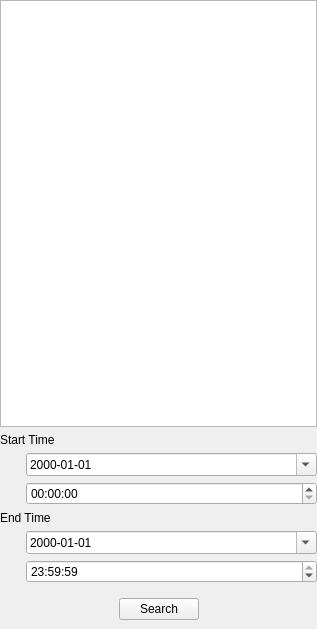
<?xml version="1.0" encoding="UTF-8"?>
<ui version="4.0">
 <class>PlaybackSplit</class>
 <widget class="QWidget" name="PlaybackSplit">
  <property name="geometry">
   <rect>
    <x>0</x>
    <y>0</y>
    <width>317</width>
    <height>629</height>
   </rect>
  </property>
  <property name="windowTitle">
   <string>Form</string>
  </property>
  <layout class="QVBoxLayout" name="verticalLayout">
   <property name="leftMargin">
    <number>0</number>
   </property>
   <property name="topMargin">
    <number>0</number>
   </property>
   <property name="rightMargin">
    <number>0</number>
   </property>
   <property name="bottomMargin">
    <number>0</number>
   </property>
   <item>
    <widget class="TreeView" name="treeView_channel">
     <property name="sizePolicy">
      <sizepolicy hsizetype="Expanding" vsizetype="Expanding">
       <horstretch>0</horstretch>
       <verstretch>1</verstretch>
      </sizepolicy>
     </property>
    </widget>
   </item>
   <item>
    <widget class="QWidget" name="widget" native="true">
     <layout class="QGridLayout" name="gridLayout_4">
      <property name="leftMargin">
       <number>0</number>
      </property>
      <property name="topMargin">
       <number>0</number>
      </property>
      <property name="rightMargin">
       <number>0</number>
      </property>
      <property name="bottomMargin">
       <number>0</number>
      </property>
      <item row="2" column="1">
       <widget class="MyTimeEdit" name="timeEdit_start">
        <property name="displayFormat">
         <string>HH:mm:ss</string>
        </property>
       </widget>
      </item>
      <item row="1" column="1">
       <widget class="MyDateEdit" name="dateEdit_start">
        <property name="sizePolicy">
         <sizepolicy hsizetype="Minimum" vsizetype="Fixed">
          <horstretch>1</horstretch>
          <verstretch>0</verstretch>
         </sizepolicy>
        </property>
        <property name="displayFormat">
         <string>yyyy-MM-dd</string>
        </property>
        <property name="calendarPopup">
         <bool>true</bool>
        </property>
       </widget>
      </item>
      <item row="5" column="1">
       <widget class="MyTimeEdit" name="timeEdit_end">
        <property name="displayFormat">
         <string>HH:mm:ss</string>
        </property>
        <property name="time">
         <time>
          <hour>23</hour>
          <minute>59</minute>
          <second>59</second>
         </time>
        </property>
       </widget>
      </item>
      <item row="4" column="1">
       <widget class="MyDateEdit" name="dateEdit_end">
        <property name="displayFormat">
         <string>yyyy-MM-dd</string>
        </property>
        <property name="calendarPopup">
         <bool>true</bool>
        </property>
       </widget>
      </item>
      <item row="0" column="0" colspan="2">
       <widget class="QLabel" name="label_startTime">
        <property name="text">
         <string>Start Time</string>
        </property>
       </widget>
      </item>
      <item row="3" column="0" colspan="2">
       <widget class="QLabel" name="label_endTime">
        <property name="text">
         <string>End Time</string>
        </property>
       </widget>
      </item>
      <item row="1" column="0">
       <spacer name="horizontalSpacer_11">
        <property name="orientation">
         <enum>Qt::Horizontal</enum>
        </property>
        <property name="sizeType">
         <enum>QSizePolicy::Fixed</enum>
        </property>
        <property name="sizeHint" stdset="0">
         <size>
          <width>20</width>
          <height>20</height>
         </size>
        </property>
       </spacer>
      </item>
     </layout>
    </widget>
   </item>
   <item>
    <layout class="QHBoxLayout" name="horizontalLayout_3">
     <property name="topMargin">
      <number>9</number>
     </property>
     <property name="bottomMargin">
      <number>9</number>
     </property>
     <item>
      <spacer name="horizontalSpacer_12">
       <property name="orientation">
        <enum>Qt::Horizontal</enum>
       </property>
       <property name="sizeHint" stdset="0">
        <size>
         <width>40</width>
         <height>20</height>
        </size>
       </property>
      </spacer>
     </item>
     <item>
      <widget class="MyPushButton" name="pushButton_search">
       <property name="text">
        <string>Search</string>
       </property>
      </widget>
     </item>
     <item>
      <spacer name="horizontalSpacer_13">
       <property name="orientation">
        <enum>Qt::Horizontal</enum>
       </property>
       <property name="sizeHint" stdset="0">
        <size>
         <width>40</width>
         <height>20</height>
        </size>
       </property>
      </spacer>
     </item>
    </layout>
   </item>
  </layout>
 </widget>
 <customwidgets>
  <customwidget>
   <class>MyPushButton</class>
   <extends>QPushButton</extends>
   <header>mypushbutton.h</header>
  </customwidget>
  <customwidget>
   <class>MyDateEdit</class>
   <extends>QDateEdit</extends>
   <header>mydateedit.h</header>
  </customwidget>
  <customwidget>
   <class>MyTimeEdit</class>
   <extends>QTimeEdit</extends>
   <header>mytimeedit.h</header>
  </customwidget>
  <customwidget>
   <class>TreeView</class>
   <extends>QTreeView</extends>
   <header>treeview.h</header>
  </customwidget>
 </customwidgets>
 <tabstops>
  <tabstop>treeView_channel</tabstop>
  <tabstop>dateEdit_start</tabstop>
  <tabstop>timeEdit_start</tabstop>
  <tabstop>dateEdit_end</tabstop>
  <tabstop>timeEdit_end</tabstop>
  <tabstop>pushButton_search</tabstop>
 </tabstops>
 <resources/>
 <connections/>
</ui>
